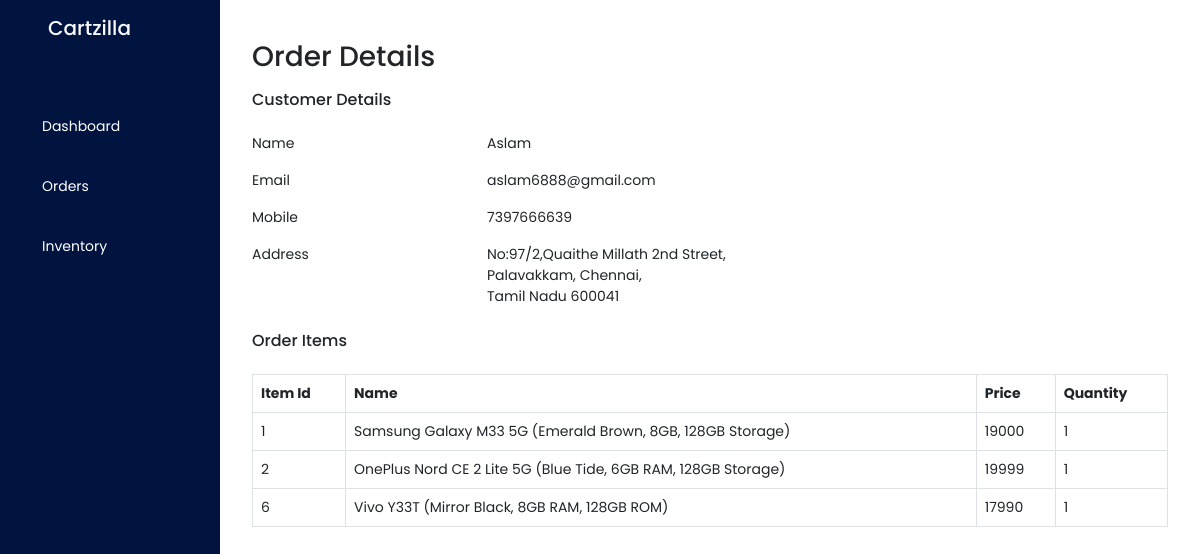
The page /admin/order/3 (signed in) on the database its author committed.
### core/models.py (models this page shows)
class User(db.Model, UserMixin):
    id = db.Column(db.Integer, primary_key=True)
    admin = db.Column(db.Boolean)
    name = db.Column(db.String(100), nullable=True)
    email = db.Column(db.String(100), unique=True, nullable=False)
    mobile = db.Column(db.String(255))
    password = db.Column(db.String(100), nullable=False)
    address_1 = db.Column(db.String(255))
    address_2 = db.Column(db.String(255))
    city = db.Column(db.String(255))
    state = db.Column(db.String(255))
    pincode = db.Column(db.String(255))

class OrderItem(db.Model):
    id = db.Column(db.Integer, primary_key=True)
    order_id = db.Column(db.Integer, db.ForeignKey('order.id'))
    product = db.Column(db.Integer, db.ForeignKey('product.id'))
    quantity = db.Column(db.Integer)

class Product(db.Model):
    id = db.Column(db.Integer, primary_key=True)
    name = db.Column(db.String(255))
    description = db.Column(db.Text)
    img_url = db.Column(db.String(255))
    category = db.Column(db.String(255))
    inventory = db.Column(db.Integer)
    price = db.Column(db.Integer)

### core/routes.py (the view)
@app.route('/admin/order/<id>')
@login_required
def orderitems(id):
    order = Order.query.filter_by(id=id).first()
    customer = User.query.filter_by(id=order.user).first()
    item =  db.engine.execute('''
            select * from order_item, product where order_item.product = product.id and order_item.order_id = {}
        '''.format(id))
    return render_template('admin/Orders/orderview.html',order=order, item=item, customer=customer)

### core/routes.py (called while the page is built)
@login_manager.user_loader
def load_user(user_id):
    return User.query.get(user_id)

### core/templates/admin/Orders/orderview.html (shortened to what this page needs)
{%extends 'admin/index.html'%}
{%block content%}
<div class="p-4 mx-2">
    <h3 class="my-3">Order Details</h3>
    <h6>Customer Details</h6>
    <div class="row">
        <div class="col-3">
            <div class="my-3">Name</div>
            <div class="my-3">Email</div>
            <div class="my-3">Mobile</div>
            <div class="my-3">Address</div>
        </div>
        <div class="col-4">
            <div class="my-3">{{customer.name}}</div>
            <div class="my-3">{{customer.email}}</div>
            <div class="my-3">{{customer.mobile}}</div>
            <div class="mt-3">{{customer.address_1}},</div>
            <div>{{customer.address_2}}, {{customer.city}}, </div>
            <div>{{customer.state}} {{customer.pincode}}</div>
        </div>
    </div>
    <div>
        <h6 class="my-4">Order Items</h6>
        <table class="table table-bordered my-4">
            <thead>
                <tr>
                    <th>Item Id</th>
                    <th>Name</th>
                    <th>Price</th>
                    <th>Quantity</th>
                </tr>
            </thead>
            <tbody>
                {%for data in item%}
                <tr>
                    <td>{{data.id}}</td>
                    <td>{{data.name}}</td>
                    <td>{{data.price}}</td>
                    <td>{{data.quantity}}</td>
                </tr>
                {%endfor%}
            </tbody>
        </table>
    </div>
</div>
{%endblock%}

### core/static/css/admin.css (style rules this page uses)
body { font-family: 'Poppins', sans-serif; font-size: 14px !important; }

### rows shown on the page
User: name "Aslam", email "aslam6888@gmail.com", mobile "7397666639", address_1 "No:97/2,Quaithe Millath 2nd Street", address_2 "Palavakkam", city "Chennai", state "Tamil Nadu", pincode "600041"
OrderItem: id "1", name "Samsung Galaxy M33 5G (Emerald Brown, 8GB, 128GB Storage)", price "19000", quantity "1"
OrderItem: id "2", name "OnePlus Nord CE 2 Lite 5G (Blue Tide, 6GB RAM, 128GB Storage)", price "19999", quantity "1"
OrderItem: id "6", name "Vivo Y33T (Mirror Black, 8GB RAM, 128GB ROM)", price "17990", quantity "1"
